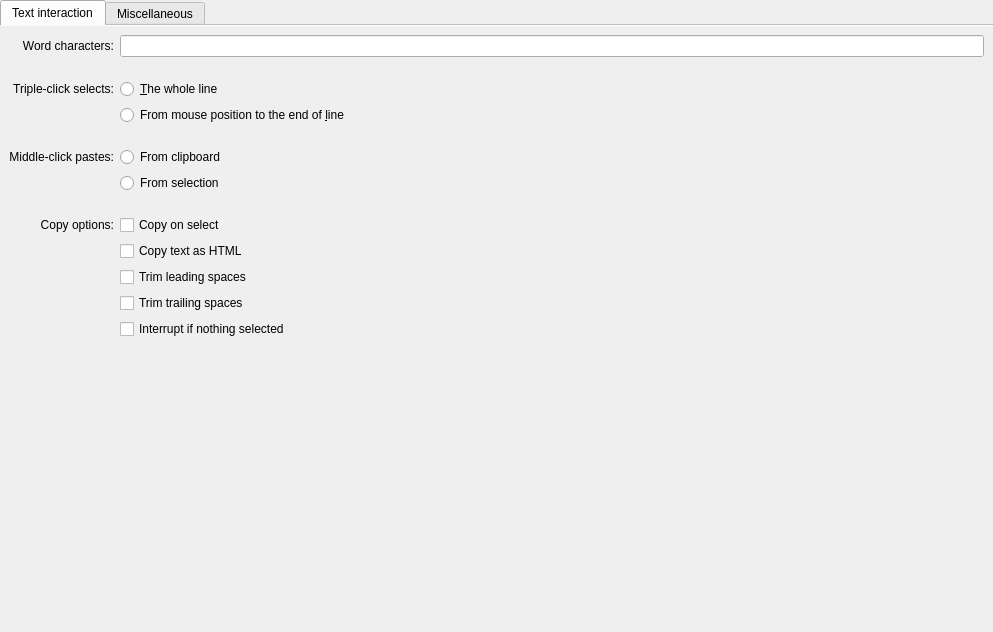
<?xml version="1.0" encoding="UTF-8"?>
<ui version="4.0">
 <class>EditProfileMousePage</class>
 <widget class="QWidget" name="EditProfileMousePage">
  <property name="geometry">
   <rect>
    <x>0</x>
    <y>0</y>
    <width>993</width>
    <height>632</height>
   </rect>
  </property>
  <layout class="QVBoxLayout">
   <property name="leftMargin">
    <number>0</number>
   </property>
   <property name="topMargin">
    <number>0</number>
   </property>
   <property name="rightMargin">
    <number>0</number>
   </property>
   <property name="bottomMargin">
    <number>0</number>
   </property>
   <item>
    <widget class="QTabWidget" name="tabWidget">
     <property name="currentIndex">
      <number>0</number>
     </property>
     <property name="documentMode">
      <bool>true</bool>
     </property>
     <widget class="QWidget" name="tab">
      <attribute name="title">
       <string>Text interaction</string>
      </attribute>
      <layout class="QVBoxLayout" name="verticalLayout">
       <property name="spacing">
        <number>0</number>
       </property>
       <item>
        <layout class="QGridLayout">
         <property name="spacing">
          <number>6</number>
         </property>
         <item row="0" column="0">
          <widget class="QLabel" name="label_11">
           <property name="toolTip">
            <string comment="@info:tooltip">Characters which are considered part of a word when double-clicking to select whole words in the terminal.</string>
           </property>
           <property name="text">
            <string>Word characters:</string>
           </property>
           <property name="alignment">
            <set>Qt::AlignmentFlag::AlignRight|Qt::AlignmentFlag::AlignTrailing|Qt::AlignmentFlag::AlignVCenter</set>
           </property>
           <property name="buddy">
            <cstring>wordCharacterEdit</cstring>
           </property>
          </widget>
         </item>
         <item row="0" column="1">
          <widget class="QLineEdit" name="wordCharacterEdit">
           <property name="font">
            <font>
             <family>Monospace</family>
            </font>
           </property>
           <property name="toolTip">
            <string comment="@info:tooltip">Characters which are considered part of a word when double-clicking to select whole words in the terminal.</string>
           </property>
          </widget>
         </item>
         <item row="1" column="1">
          <spacer>
           <property name="orientation">
            <enum>Qt::Orientation::Vertical</enum>
           </property>
           <property name="sizeType">
            <enum>QSizePolicy::Policy::Fixed</enum>
           </property>
           <property name="sizeHint" stdset="0">
            <size>
             <width>20</width>
             <height>16</height>
            </size>
           </property>
          </spacer>
         </item>
         <item row="2" column="0">
          <widget class="QLabel" name="label_17">
           <property name="text">
            <string>Triple-click selects:</string>
           </property>
           <property name="alignment">
            <set>Qt::AlignmentFlag::AlignRight|Qt::AlignmentFlag::AlignTrailing|Qt::AlignmentFlag::AlignVCenter</set>
           </property>
          </widget>
         </item>
         <item row="2" column="1">
          <widget class="QRadioButton" name="tripleClickSelectsTheWholeLine">
           <property name="text">
            <string>&amp;The whole line</string>
           </property>
           <attribute name="buttonGroup">
            <string notr="true">tripleClickMode</string>
           </attribute>
          </widget>
         </item>
         <item row="3" column="1">
          <widget class="QRadioButton" name="tripleClickSelectsFromMousePosition">
           <property name="text">
            <string>From mouse position to the end of &amp;line</string>
           </property>
           <attribute name="buttonGroup">
            <string notr="true">tripleClickMode</string>
           </attribute>
          </widget>
         </item>
         <item row="4" column="1">
          <spacer>
           <property name="orientation">
            <enum>Qt::Orientation::Vertical</enum>
           </property>
           <property name="sizeType">
            <enum>QSizePolicy::Policy::Fixed</enum>
           </property>
           <property name="sizeHint" stdset="0">
            <size>
             <width>20</width>
             <height>16</height>
            </size>
           </property>
          </spacer>
         </item>
         <item row="5" column="0">
          <widget class="QLabel" name="label_13">
           <property name="text">
            <string>Middle-click pastes:</string>
           </property>
           <property name="alignment">
            <set>Qt::AlignmentFlag::AlignRight|Qt::AlignmentFlag::AlignTrailing|Qt::AlignmentFlag::AlignVCenter</set>
           </property>
          </widget>
         </item>
         <item row="5" column="1">
          <widget class="QRadioButton" name="pasteFromClipboardButton">
           <property name="text">
            <string>From clipboard</string>
           </property>
           <attribute name="buttonGroup">
            <string notr="true">pasteFrom</string>
           </attribute>
          </widget>
         </item>
         <item row="6" column="1">
          <widget class="QRadioButton" name="pasteFromX11SelectionButton">
           <property name="text">
            <string>From selection</string>
           </property>
           <attribute name="buttonGroup">
            <string notr="true">pasteFrom</string>
           </attribute>
          </widget>
         </item>
         <item row="7" column="1">
          <spacer>
           <property name="orientation">
            <enum>Qt::Orientation::Vertical</enum>
           </property>
           <property name="sizeType">
            <enum>QSizePolicy::Policy::Fixed</enum>
           </property>
           <property name="sizeHint" stdset="0">
            <size>
             <width>20</width>
             <height>16</height>
            </size>
           </property>
          </spacer>
         </item>
         <item row="8" column="0">
          <widget class="QLabel" name="label">
           <property name="text">
            <string>Copy options:</string>
           </property>
           <property name="alignment">
            <set>Qt::AlignmentFlag::AlignRight|Qt::AlignmentFlag::AlignTrailing|Qt::AlignmentFlag::AlignVCenter</set>
           </property>
          </widget>
         </item>
         <item row="8" column="1">
          <widget class="QCheckBox" name="copyTextToClipboardButton">
           <property name="toolTip">
            <string>Automatically copy selected text into clipboard</string>
           </property>
           <property name="text">
            <string>Copy on select</string>
           </property>
          </widget>
         </item>
         <item row="9" column="1">
          <widget class="QCheckBox" name="copyTextAsHTMLButton">
           <property name="toolTip">
            <string>Copy text as HTML (including formatting, font faces, colors... etc)</string>
           </property>
           <property name="text">
            <string>Copy text as HTML</string>
           </property>
          </widget>
         </item>
         <item row="10" column="1">
          <widget class="QCheckBox" name="trimLeadingSpacesButton">
           <property name="toolTip">
            <string>Trim leading spaces in selected text, useful in some instances</string>
           </property>
           <property name="text">
            <string>Trim leading spaces</string>
           </property>
          </widget>
         </item>
         <item row="11" column="1">
          <widget class="QCheckBox" name="trimTrailingSpacesButton">
           <property name="toolTip">
            <string>Trim trailing spaces in selected text, useful in some instances</string>
           </property>
           <property name="text">
            <string>Trim trailing spaces</string>
           </property>
          </widget>
         </item>
         <item row="12" column="1">
          <widget class="QCheckBox" name="interruptIfNothingSelectedButton">
           <property name="toolTip">
            <string>Send a SIGINT signal if copy is triggered while nothing is selected.</string>
           </property>
           <property name="text">
            <string>Interrupt if nothing selected</string>
           </property>
          </widget>
         </item>
        </layout>
       </item>
       <item>
        <spacer>
         <property name="orientation">
          <enum>Qt::Orientation::Vertical</enum>
         </property>
         <property name="sizeHint" stdset="0">
          <size>
           <width>20</width>
           <height>0</height>
          </size>
         </property>
        </spacer>
       </item>
      </layout>
     </widget>
     <widget class="QWidget" name="tab_2">
      <attribute name="title">
       <string comment="Items that do not fit in other categories">Miscellaneous</string>
      </attribute>
      <layout class="QVBoxLayout" name="verticalLayout_2">
       <property name="spacing">
        <number>10</number>
       </property>
       <item>
        <layout class="QVBoxLayout" name="underlineURILayout">
         <property name="spacing">
          <number>10</number>
         </property>
         <item>
          <widget class="QCheckBox" name="underlineLinksButton">
           <property name="toolTip">
            <string>Text recognized as a link or an email address will be underlined when hovered by the mouse pointer.</string>
           </property>
           <property name="text">
            <string>Underline links</string>
           </property>
          </widget>
         </item>
         <item>
          <widget class="QCheckBox" name="underlineFilesButton">
           <property name="toolTip">
            <string>Text recognized as a file will be underlined when hovered by the mouse pointer.</string>
           </property>
           <property name="text">
            <string>Underline files</string>
           </property>
          </widget>
         </item>
         <item>
          <layout class="QHBoxLayout">
           <item>
            <widget class="QLabel" name="textEditorCommandLabel">
             <property name="toolTip">
              <string comment="@info:tooltip">Text editor to use when opening text file URLs at a given line/column.</string>
             </property>
             <property name="text">
              <string>Text Editor Command: </string>
             </property>
             <property name="buddy">
              <cstring>textEditorCombo</cstring>
             </property>
            </widget>
           </item>
           <item>
            <widget class="QComboBox" name="textEditorCombo">
             <property name="sizePolicy">
              <sizepolicy hsizetype="Preferred" vsizetype="Fixed">
               <horstretch>1</horstretch>
               <verstretch>0</verstretch>
              </sizepolicy>
             </property>
             <property name="toolTip">
              <string comment="@info:tooltip">Text editor to use when opening text file URLs at a given line/column.</string>
             </property>
            </widget>
           </item>
           <item>
            <widget class="QPushButton" name="textEditorCustomBtn">
             <property name="sizePolicy">
              <sizepolicy hsizetype="Preferred" vsizetype="Preferred">
               <horstretch>0</horstretch>
               <verstretch>0</verstretch>
              </sizepolicy>
             </property>
             <property name="text">
              <string>Edit...</string>
             </property>
            </widget>
           </item>
          </layout>
         </item>
         <item>
          <widget class="QCheckBox" name="openLinksByDirectClickButton">
           <property name="sizePolicy">
            <sizepolicy hsizetype="Minimum" vsizetype="Fixed">
             <horstretch>0</horstretch>
             <verstretch>0</verstretch>
            </sizepolicy>
           </property>
           <property name="toolTip">
            <string>Text recognized as a file, link or an email address can be opened by direct mouse click.</string>
           </property>
           <property name="text">
            <string>Open files/links by direct click</string>
           </property>
          </widget>
         </item>
        </layout>
       </item>
       <item>
        <layout class="QVBoxLayout">
         <item>
          <widget class="QCheckBox" name="allowLinkEscapeSequenceButton">
           <property name="text">
            <string>Allow escape sequences for links</string>
           </property>
          </widget>
         </item>
         <item>
          <widget class="QLabel" name="allowLinkEscapeSequenceButtonWarning">
           <property name="text">
            <string>&lt;b&gt;WARNING&lt;/b&gt;: This has security implications as it allows malicious URLs to be shown as another URL or hidden.&lt;br&gt;Make sure you understand the implications before turning this on.</string>
           </property>
           <property name="textFormat">
            <enum>Qt::TextFormat::RichText</enum>
           </property>
           <property name="wordWrap">
            <bool>true</bool>
           </property>
           <property name="indent">
            <number>30</number>
           </property>
          </widget>
         </item>
         <item>
          <layout class="QHBoxLayout">
           <item>
            <widget class="QLabel" name="label_2">
             <property name="text">
              <string>Allowed link formats: </string>
             </property>
             <property name="indent">
              <number>30</number>
             </property>
            </widget>
           </item>
           <item>
            <widget class="QLineEdit" name="linkEscapeSequenceTexts">
             <property name="toolTip">
              <string>The formats of possible links, like http://, https:// and file://</string>
             </property>
            </widget>
           </item>
          </layout>
         </item>
        </layout>
       </item>
       <item>
        <widget class="QCheckBox" name="ctrlRequiredForDragButton">
         <property name="toolTip">
          <string>Selected text will require control key plus click to drag.</string>
         </property>
         <property name="text">
          <string>Require Ctrl key for drag &amp;&amp; drop</string>
         </property>
        </widget>
       </item>
       <item>
        <widget class="QCheckBox" name="enableAlternateScrollingButton">
         <property name="toolTip">
          <string>Mouse scroll wheel will emulate up/down key presses in programs that use the Alternate Screen buffer (e.g. less)</string>
         </property>
         <property name="text">
          <string>Enable Alternate Screen buffer scrolling</string>
         </property>
        </widget>
       </item>
       <item>
        <widget class="QCheckBox" name="dropUrlsAsText">
         <property name="toolTip">
          <string>Always paste dropped files and URLs as text without offering move, copy and link actions.</string>
         </property>
         <property name="text">
          <string>Disable drag &amp;&amp; drop menu for files &amp;&amp; URLs</string>
         </property>
        </widget>
       </item>
       <item>
        <widget class="QCheckBox" name="enableMouseWheelZoomButton">
         <property name="toolTip">
          <string>Pressing Ctrl+scrollwheel will increase/decrease the text size.</string>
         </property>
         <property name="text">
          <string>Allow Ctrl+scrollwheel to zoom text size</string>
         </property>
        </widget>
       </item>
       <item>
        <widget class="QCheckBox" name="allowColorFilters">
         <property name="toolTip">
          <string>When positioning the mouse over a hexadecimal color it will be displayed in a frame next to the mouse pointer</string>
         </property>
         <property name="text">
          <string>Preview Colors on hover</string>
         </property>
        </widget>
       </item>
       <item>
        <spacer>
         <property name="orientation">
          <enum>Qt::Orientation::Vertical</enum>
         </property>
         <property name="sizeHint" stdset="0">
          <size>
           <width>20</width>
           <height>0</height>
          </size>
         </property>
        </spacer>
       </item>
       <item>
        <widget class="QCheckBox" name="allowMouseTrackingButton">
         <property name="toolTip">
          <string>Some terminal applications have mouse support, this allows them to get it by default. It can be toggled on/off while running as well.</string>
         </property>
         <property name="text">
          <string>Allow terminal applications to handle clicks and drags</string>
         </property>
        </widget>
       </item>
      </layout>
     </widget>
    </widget>
   </item>
  </layout>
 </widget>
 <tabstops>
  <tabstop>tabWidget</tabstop>
 </tabstops>
 <resources/>
 <connections>
  <connection>
   <sender>allowLinkEscapeSequenceButton</sender>
   <signal>clicked(bool)</signal>
   <receiver>linkEscapeSequenceTexts</receiver>
   <slot>setEnabled(bool)</slot>
   <hints>
    <hint type="sourcelabel">
     <x>193</x>
     <y>109</y>
    </hint>
    <hint type="destinationlabel">
     <x>218</x>
     <y>151</y>
    </hint>
   </hints>
  </connection>
 </connections>
 <buttongroups>
  <buttongroup name="tripleClickMode"/>
  <buttongroup name="pasteFrom"/>
 </buttongroups>
</ui>
